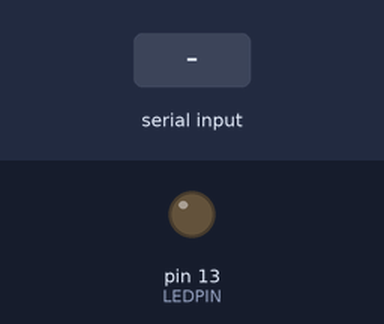
The sketch below on a simulated Arduino Uno, built with avr-gcc and run on an emulated ATmega328P. Shown: output pins drawn as LEDs (lit = HIGH). Inputs (shaded band) come from the test bench.

Above: at 1.2 s.
1.3 s: "on\n" received over Serial
At 2.2 s:
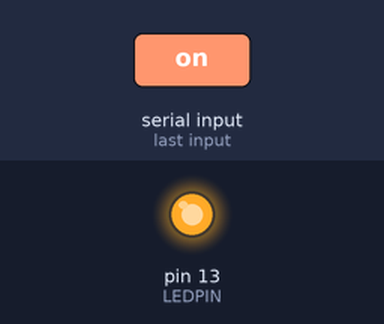
2.8 s: "off\n" received over Serial
At 3.3 s:
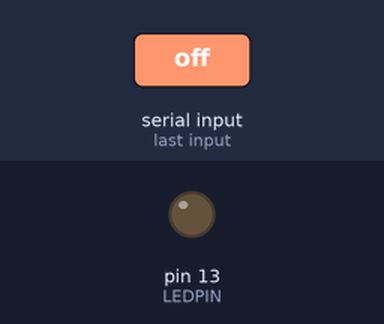
Timing chart, 0 to 5.8 s (numbered marks = the images above; inputs shaded):
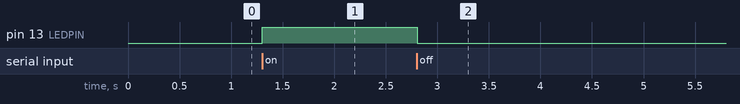

The sketch:

led_on_off_through_qt.ino
```cpp
const int LEDPIN = 13;

String commandString = "";
String inputData = "";

bool isDataComplete = false;

void setup()
{
    pinMode(LEDPIN, OUTPUT);

    Serial.begin(9600);
}

void loop()
{
    serialDataEvents();

    if (isDataComplete == true)
    {
        if (commandString == "on")
        {
            digitalWrite(LEDPIN, HIGH);
        }
        else if (commandString == "off")
        {
            digitalWrite(LEDPIN, LOW);
        }

        // Reset for next command
        isDataComplete = false;
        commandString = "";
        inputData = "";
    }
}

void serialDataEvents()
{
    while (Serial.available())
    {
        char inChar = (char)Serial.read();

        if (inChar == '\n')
        {
            isDataComplete = true;
            commandString = inputData;

            // Remove extra spaces or \r
            commandString.trim();
        }
        else
        {
            inputData += inChar;
        }
    }
}
```

Measured:
- after the input at 1.3 s, pin 13 (LEDPIN): LOW → HIGH at once
- after the input at 2.8 s, pin 13 (LEDPIN): HIGH → LOW at once
